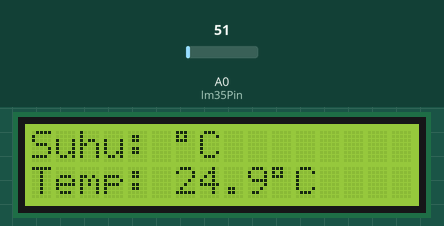
The sketch below on a simulated Arduino Uno, built with avr-gcc and run on an emulated ATmega328P. Parts: 16×2 character LCD. The test bench sets the inputs (shaded band); at power-on: A0 (lm35Pin) = 51.

Above: at 2.2 s.
2.3 s: A0 (lm35Pin) set to 61
At 3.3 s:
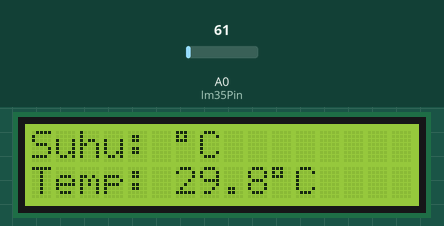
4.5 s: A0 (lm35Pin) set to 71
At 6.2 s:
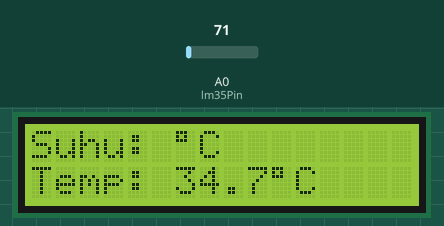
6.5 s: A0 (lm35Pin) set to 86
At 8.0 s:
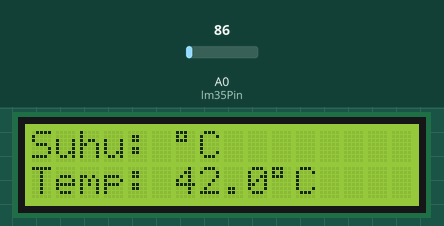
Timing chart, 0 to 9.5 s (numbered marks = the images above; inputs shaded):
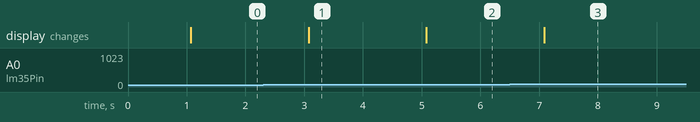

The sketch:

TugasProgramTermometerDigital.ino
```cpp
#include <LiquidCrystal.h>

// Inisialisasi pin LCD: RS, E, D4, D5, D6, D7
LiquidCrystal lcd(2, 3, 4, 5, 6, 7);

// Pin sensor LM35 terhubung ke pin analog A0
const int lm35Pin = A0;

void setup() {
  lcd.begin(16, 2);          // Inisialisasi LCD 16x2
  lcd.print("Thermometer");
  delay(1000);
  lcd.clear();
  lcd.print("Suhu: ");
  lcd.print((char)223);      // Simbol derajat (°)
  lcd.print("C");
}

void loop() {
  int adcValue = analogRead(lm35Pin);   // Baca nilai ADC (0–1023)

  // 1. Konversi ADC ke tegangan (dalam mV)
  float voltage = (adcValue * 5000.0) / 1023.0;  // 5V = 5000mV

  // 2. Konversi tegangan ke suhu (°C)
  float temperature = voltage / 10.0;   // Karena 10mV = 1°C

  // 3. Tampilkan hasil pada LCD
  lcd.setCursor(0, 1);
  lcd.print("Temp: ");
  lcd.print(temperature, 1);  // Tampilkan 1 angka di belakang koma
  lcd.print((char)223);       // Simbol derajat
  lcd.print("C   ");          // Tambah spasi untuk menghapus sisa karakter

  delay(1000);  // Update tiap 1 detik
}
```

Measured:
- after the input at 2.3 s, the display: changes after 0.77 s (image 1)
- after the input at 4.5 s, the display: changes after 0.58 s (image 2)
- after the input at 6.5 s, the display: changes after 0.58 s (image 3)
